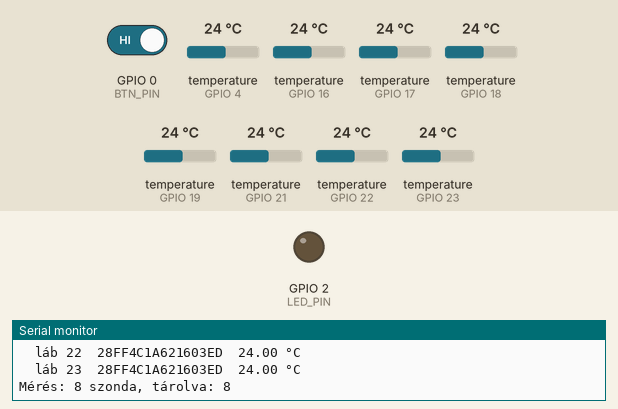
This sketch was run on a simulated ESP32. Parts: output pins drawn as LEDs (lit = HIGH), the last lines printed to the serial monitor. Dashed ring = blinking. The inputs (shaded band) are chosen by the test bench; at power-on: GPIO 0 (BTN_PIN) HIGH, temperature (sensors on GPIO 4, GPIO 16, GPIO 17, GPIO 18, GPIO 19, GPIO 21, GPIO 22, GPIO 23) 24 °C. WiFi joins after 1.5 s; servers stay silent unless stated; uploads are accepted with an empty reply; the local clock reads 2024-03-15 10:24:30 at power-on unless the sketch sets it; EEPROM starts erased. At 9.1 s the program restarts the board; the recording ends there.

Above: at 2.9 s.
3.0 s: GPIO 0 (BTN_PIN) driven LOW
At 8.15 s:
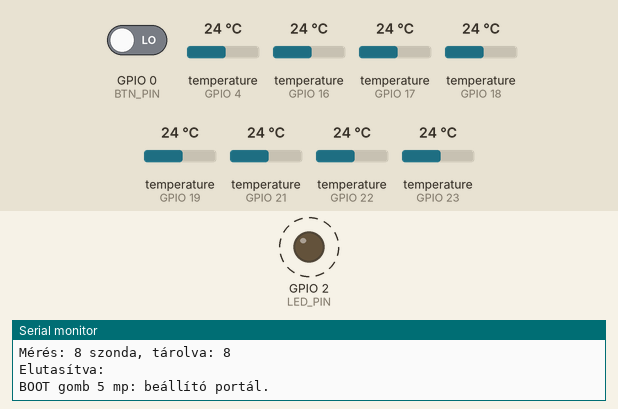
Timing chart, 0 to 9.1 s (numbered marks = the images above; inputs shaded):
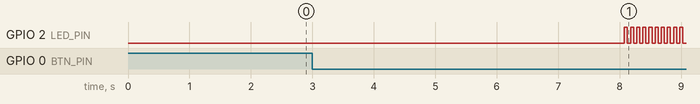

Measured:
- after the input at 3.0 s, GPIO 2 (LED_PIN): alternates HIGH for 0.05 s and LOW for 0.05 s, starting after 5.1 s

The sketch:

homerseklet-firmware.ino
```cpp
// ============================================================
// FS Hőmérséklet-figyelő — ESP32 panel program
//
//  • Percenként megméri az összes DS18B20 szondát (szondánként külön láb,
//    de egy lábon több szonda is lehet — mindegyiket az egyedi azonosítója
//    alapján ismeri fel a rendszer)
//  • Elküldi a Supabase-nek (temp_ingest RPC, eszközkulccsal)
//  • Ha nincs internet, a méréseket eltárolja (kb. 12 órányit 4 szondával),
//    és amint visszajön a net, időbélyeggel pótolja → nincs lyuk a grafikonon
//  • Első indításkor (vagy a BOOT gomb 5 mp-es nyomására) saját Wi-Fi-t nyit:
//    „FS-Homero-XXXX" — telefonnal rácsatlakozva megadható a Wi-Fi és a kulcs
//  • Helyi hálózaton át frissíthető (ArduinoOTA)
//
// Alaplap: „ESP32 Dev Module" (Plusivo ESP32). Könyvtárak: lásd README.md.
// ============================================================

#include <WiFi.h>
#include <WiFiManager.h>
#include <HTTPClient.h>
#include <WiFiClientSecure.h>
#include <Preferences.h>
#include <OneWire.h>
#include <DallasTemperature.h>
#include <ArduinoJson.h>
#include <ArduinoOTA.h>
#include <esp_task_wdt.h>
#include <time.h>
#include "config.h"   // SUPABASE_URL, SUPABASE_ANON_KEY — lásd config.example.h

#define FW_VERSION "1.0.0"

// Szondák lábai: mindegyikre egy szonda (adat vezeték) + egy 4,7 kΩ felhúzó ellenállás 3V3-ra.
static const uint8_t PROBE_PINS[] = {4, 16, 17, 18, 19, 21, 22, 23};
static const int NPINS = sizeof(PROBE_PINS) / sizeof(PROBE_PINS[0]);
static const uint8_t LED_PIN = 2;   // beépített kék LED
static const uint8_t BTN_PIN = 0;   // BOOT gomb

static const uint32_t MEASURE_MS   = 60UL * 1000;
static const uint32_t RECONNECT_MS = 2UL * 60 * 1000;
static const int      BUF_MAX      = 3000;   // tárolható mérés (16 bájt/db → 48 KB)
static const int      BATCH_MAX    = 150;    // egy küldésben legfeljebb ennyi

struct Reading { uint8_t addr[8]; int16_t centi; uint32_t ts; };
static Reading buf[BUF_MAX];
static int bufHead = 0, bufLen = 0;

static OneWire* ow[NPINS];
static DallasTemperature* dt[NPINS];
static Preferences prefs;
static String deviceKey;
static String hostName;
static bool badKey = false;
static uint32_t nextMeasure = 0, lastReconnect = 0;

// ── Tároló (gyűrűpuffer) ─────────────────────────────────────
static void bufPush(const uint8_t* a, float c, uint32_t ts) {
  if (bufLen == BUF_MAX) { bufHead = (bufHead + 1) % BUF_MAX; bufLen--; }   // a legrégebbi megy ki
  Reading& r = buf[(bufHead + bufLen) % BUF_MAX];
  memcpy(r.addr, a, 8);
  r.centi = (int16_t)lroundf(c * 100.0f);
  r.ts = ts;
  bufLen++;
}
static void bufDrop(int n) { n = min(n, bufLen); bufHead = (bufHead + n) % BUF_MAX; bufLen -= n; }

static String addrHex(const uint8_t* a) {
  char s[17];
  for (int i = 0; i < 8; i++) sprintf(s + i * 2, "%02X", a[i]);
  return String(s);
}

static bool timeValid() { return time(nullptr) > 1700000000; }

static void blink(int n, int ms) {
  for (int i = 0; i < n; i++) { digitalWrite(LED_PIN, HIGH); delay(ms); digitalWrite(LED_PIN, LOW); delay(ms); }
}

// ── Mérés ────────────────────────────────────────────────────
static void measure() {
  for (int p = 0; p < NPINS; p++) {
    dt[p]->begin();                    // újraszámolja a szondákat (menet közben bedugott szonda is látszik)
    dt[p]->setResolution(12);
    dt[p]->setWaitForConversion(false);
    dt[p]->requestTemperatures();
  }
  delay(800);                          // 12 bites konverzió ideje
  uint32_t ts = timeValid() ? (uint32_t)time(nullptr) : 0;
  int found = 0;
  for (int p = 0; p < NPINS; p++) {
    int n = dt[p]->getDeviceCount();
    for (int i = 0; i < n; i++) {
      DeviceAddress a;
      if (!dt[p]->getAddress(a, i)) continue;
      float c = dt[p]->getTempC(a);
      if (c == DEVICE_DISCONNECTED_C || c == 85.0f || c < -55 || c > 125) continue;  // 85,0 = bekapcsolási hamis érték
      bufPush(a, c, ts);
      found++;
      Serial.printf("  láb %d  %s  %.2f °C\n", PROBE_PINS[p], addrHex(a).c_str(), c);
    }
  }
  Serial.printf("Mérés: %d szonda, tárolva: %d\n", found, bufLen);
}

// ── Küldés ───────────────────────────────────────────────────
// true = sikerült (és a küldött tételek kikerültek a tárolóból)
static bool sendBatch() {
  if (bufLen == 0 || WiFi.status() != WL_CONNECTED) return false;
  int n = min(bufLen, BATCH_MAX);

  JsonDocument doc;
  doc["p_key"] = deviceKey;
  doc["p_rssi"] = WiFi.RSSI();
  doc["p_fw"] = FW_VERSION;
  JsonArray arr = doc["p_readings"].to<JsonArray>();
  for (int i = 0; i < n; i++) {
    const Reading& r = buf[(bufHead + i) % BUF_MAX];
    JsonObject o = arr.add<JsonObject>();
    o["a"] = addrHex(r.addr);
    o["t"] = r.centi / 100.0;
    if (r.ts) o["ts"] = r.ts;
  }
  String body;
  serializeJson(doc, body);

  WiFiClientSecure client;
  // A forgalom titkosított (HTTPS). A szerver-tanúsítványt nem ellenőrizzük, hogy egy
  // tanúsítványcsere ne némítsa el a paneleket; a hamisítás ellen az eszközkulcs véd.
  client.setInsecure();
  HTTPClient http;
  http.setTimeout(15000);
  if (!http.begin(client, String(SUPABASE_URL) + "/rest/v1/rpc/temp_ingest")) return false;
  http.addHeader("Content-Type", "application/json");
  http.addHeader("apikey", SUPABASE_ANON_KEY);
  http.addHeader("Authorization", String("Bearer ") + SUPABASE_ANON_KEY);
  int code = http.POST(body);
  String resp = code > 0 ? http.getString() : String();
  http.end();

  if (code != 200) {
    Serial.printf("Küldés hiba: HTTP %d %s\n", code, resp.c_str());
    return false;
  }
  JsonDocument r;
  if (deserializeJson(r, resp) || !(r["ok"] | false)) {
    badKey = String((const char*)(r["error"] | "")) == "unknown_device";
    Serial.printf("Elutasítva: %s\n", resp.c_str());
    return false;
  }
  badKey = false;
  bufDrop(n);
  Serial.printf("Elküldve: %d, maradt: %d\n", n, bufLen);
  return true;
}

// ── Beállítás (telefonos portál) ─────────────────────────────
static bool saveFlag = false;

static void runPortal(bool force) {
  WiFiManager wm;
  char keyBuf[80];
  strlcpy(keyBuf, deviceKey.c_str(), sizeof(keyBuf));
  WiFiManagerParameter keyParam("key", "Eszközkulcs (a Managment rendszerből, 64 karakter)", keyBuf, 70);
  wm.addParameter(&keyParam);
  wm.setSaveParamsCallback([]() { saveFlag = true; });
  wm.setSaveConfigCallback([]() { saveFlag = true; });
  wm.setTitle("FS Hőmérséklet-figyelő");
  wm.setConfigPortalTimeout(force ? 0 : 180);
  wm.setConnectTimeout(30);

  String ap = "FS-Homero-" + hostName.substring(hostName.length() - 4);
  bool ok = force ? wm.startConfigPortal(ap.c_str()) : wm.autoConnect(ap.c_str());

  String k = String(keyParam.getValue());
  k.trim();
  if ((saveFlag || force) && k.length() >= 32 && k != deviceKey) {
    deviceKey = k;
    prefs.putString("key", deviceKey);
    Serial.println("Eszközkulcs elmentve.");
  }
  Serial.println(ok ? "Wi-Fi csatlakozva." : "Wi-Fi nincs — mérés tovább, később újrapróbálom.");
}

static void checkButton() {
  if (digitalRead(BTN_PIN) != LOW) return;
  uint32_t t0 = millis();
  while (digitalRead(BTN_PIN) == LOW) {
    if (millis() - t0 > 5000) {
      Serial.println("BOOT gomb 5 mp: beállító portál.");
      blink(10, 50);
      esp_task_wdt_delete(NULL);
      runPortal(true);
      ESP.restart();
    }
    delay(20);
  }
}

static void setupWatchdog() {
#if ESP_ARDUINO_VERSION_MAJOR >= 3
  esp_task_wdt_config_t cfg = { .timeout_ms = 120000, .idle_core_mask = 0, .trigger_panic = true };
  if (esp_task_wdt_reconfigure(&cfg) != ESP_OK) esp_task_wdt_init(&cfg);
#else
  esp_task_wdt_init(120, true);
#endif
  esp_task_wdt_add(NULL);
}

// ── Indulás ──────────────────────────────────────────────────
void setup() {
  Serial.begin(115200);
  pinMode(LED_PIN, OUTPUT);
  pinMode(BTN_PIN, INPUT_PULLUP);
  delay(200);
  Serial.printf("\nFS Hőmérséklet-figyelő %s\n", FW_VERSION);

  for (int p = 0; p < NPINS; p++) {
    ow[p] = new OneWire(PROBE_PINS[p]);
    dt[p] = new DallasTemperature(ow[p]);
  }

  uint8_t mac[6];
  WiFi.macAddress(mac);
  char hn[24];
  sprintf(hn, "fs-homero-%02x%02x", mac[4], mac[5]);
  hostName = hn;

  prefs.begin("homero", false);
  deviceKey = prefs.getString("key", "");

  WiFi.mode(WIFI_STA);
  WiFi.setHostname(hostName.c_str());
  WiFi.setAutoReconnect(true);
  runPortal(deviceKey.length() < 32);   // kulcs nélkül addig vár a portálon, amíg be nem állítják

  configTime(0, 0, "pool.ntp.org", "time.cloudflare.com", "time.google.com");

  ArduinoOTA.setHostname(hostName.c_str());
  ArduinoOTA.setPassword(deviceKey.substring(0, 12).c_str());   // OTA-jelszó = a kulcs első 12 karaktere
  ArduinoOTA.onStart([]() { esp_task_wdt_delete(NULL); });
  ArduinoOTA.begin();

  setupWatchdog();
  nextMeasure = millis();
}

void loop() {
  esp_task_wdt_reset();
  ArduinoOTA.handle();
  checkButton();

  if (WiFi.status() != WL_CONNECTED && millis() - lastReconnect > RECONNECT_MS) {
    lastReconnect = millis();
    Serial.println("Wi-Fi újracsatlakozás…");
    WiFi.reconnect();
  }

  if ((int32_t)(millis() - nextMeasure) >= 0) {
    nextMeasure += MEASURE_MS;
    measure();
    bool ok = false;
    for (int i = 0; i < 6 && bufLen > 0; i++) {      // lemaradás pótlása: egyszerre max. 900 mérés
      esp_task_wdt_reset();
      if (!sendBatch()) break;
      ok = true;
    }
    if (badKey) blink(5, 80);                       // 5 gyors villanás: rossz/törölt kulcs
    else if (ok) blink(1, 60);                      // 1 villanás: rendben elküldve
    else if (WiFi.status() != WL_CONNECTED) blink(3, 250);  // 3 lassú: nincs Wi-Fi
  }
  delay(20);
}
```

config.example.h
```cpp
// Másold le config.h néven, és töltsd ki (a config.h nem kerül a git-be).
// Az értékek az org-app/.env.local fájlban vannak:
//   NEXT_PUBLIC_SUPABASE_URL      → SUPABASE_URL
//   NEXT_PUBLIC_SUPABASE_ANON_KEY → SUPABASE_ANON_KEY
// (Az anon kulcs nyilvános kulcs, a böngésző is ezt használja; a panelt az
//  eszközkulcs azonosítja, amit telefonról adsz meg beállításkor.)
#pragma once
#define SUPABASE_URL      "https://xxxxxxxxxxxxxxxxxxxx.supabase.co"
#define SUPABASE_ANON_KEY "eyJ..."
```
